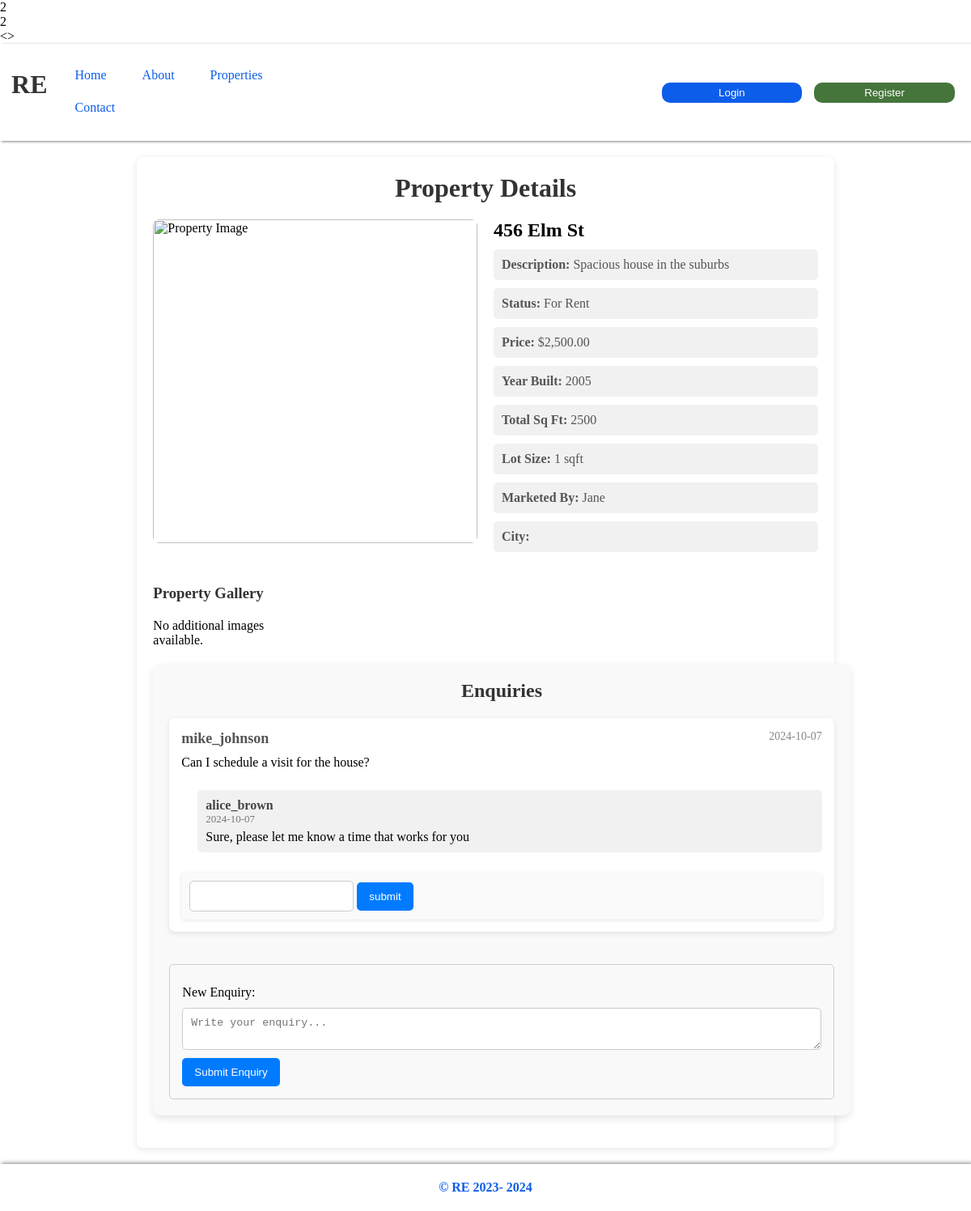
The app's page /property-details?id=2 with its own data.
### tables this page shows
create table property(
    id int auto_increment primary key,
    propertyType int,
    status varchar(20) not null,
    yearBuilt int not null,
    marketedBy int not null,
    description varchar(255) not null,
    price float not null,
    totalSqFt float not null,
    lotSizeUnit varchar(20) not null,
    lotSize float not null,
    cityId int,
    address varchar(50) not null,
    foreign key (marketedBy) references user(id) on delete cascade,
    foreign key (cityId) references city(id) on delete set null,
    createdAt datetime default current_timestamp
);

create table user(
    id int auto_increment primary key,
    firstName varchar(50) not null,
    lastName varchar(50) not null,
    email varchar(100) not null,
    username varchar(50) not null,
    password varchar(255) not null,
    roleId int,
    avatar varchar(255) not null,
    foreign key (roleId) references role(id) on delete set null,
    createdAt datetime default current_timestamp

);

create table enquiry(
    id int auto_increment primary key,
    enquiry varchar(255) not null,
    createdBy int not null,
    enquiryFor int not null,
    createdAt datetime default current_timestamp,
    foreign key (enquiryFor) references property(id) on delete cascade,
    foreign key (createdBy) references user(id) on delete cascade
);

create table comment (
    id int auto_increment primary key,
    comment varchar(255) not null,
    createdBy int not null,
    commentFor int not null,
    createdAt datetime default current_timestamp,
    foreign key (commentFor) references enquiry(id) on delete cascade,
    foreign key (createdBy) references user(id) on delete cascade
);

### public/property-details.php (the view, shortened to what the rows shown need)
<?php require_once __DIR__ . "/../constants.php";
require_once __DIR__ . "/../src/models/Property.php";
?>
<!DOCTYPE html>
<html lang="en">
<head>
    <link href="<?php echo URL . 'public/css/index.css'; ?>" rel="stylesheet" type="text/css" />
    <link href="<?php echo URL . 'public/css/property-details.css'; ?>" rel="stylesheet" type="text/css" />
</head>
    <?php include __DIR__ . "/../components/header.php"; ?>
    <div class="container">
        <h1>Property Details</h1>
        <?php if ($property instanceof Property): ?>
            <div class="property-detail">
                <div class="property-image">
                    <img src="<?php echo $property->getPropertyPhotos() != null ? URL . $property->getPropertyPhotos()[0]->getUrl() : ''; ?>"
                        alt="Property Image" />
                </div>
                <div class="property-info">
                    <h2><?php echo $property->getAddress(); ?></h2>
                    <p><strong>Description:</strong> <?php echo $property->getDescription(); ?></p>
                    <p><strong>Status:</strong> <?php echo $property->getStatus(); ?></p>
                    <p><strong>Price:</strong> $<?php echo number_format($property->getPrice(), 2); ?></p>
                    <p><strong>Year Built:</strong> <?php echo $property->getYearBuilt(); ?></p>
                    <p><strong>Total Sq Ft:</strong> <?php echo $property->getTotalSqFt(); ?></p>
                    <p><strong>Lot Size:</strong>
                        <?php echo $property->getLotSize() . ' ' . $property->getLotSizeUnit(); ?>
                    </p>
                    <p><strong>Marketed By:</strong> <?php echo $property->getMarketedBy()->getFirstName(); ?></p>
                    <p><strong>City:</strong> <?php echo $property->getCity()->getName(); ?></p>
                </div>
            </div>
            <div class="gallery">
                <h3>Property Gallery</h3>
                <div class="gallery-grid">
                    <?php if ($property->getPropertyPhotos() != null): ?>
                        <?php foreach ($property->getPropertyPhotos() as $photo): ?>
                            <div class="gallery-item">
                                <img src="<?php echo URL . $photo->getUrl(); ?>" alt="Gallery Image" />
                            </div>
                        <?php endforeach; ?>
                    <?php else: ?>
                        <p>No additional images available.</p>
                    <?php endif; ?>
                </div>
            </div>
            <div class="enquiries">
                <h3> Enquiries</h3>
                <?php
                if ($property->getEnquiries() != null) {
                    foreach ($property->getEnquiries() as $enquiry) {
                        if ($enquiry instanceof Enquiry) {
                            ?>
                            <div class="enquiries-boxes">
                                <div class="enquiry-box">
                                    <div class="enquiry">
                                        <div>
                                            <h4>
                                <?php echo $enquiry->getCreatedBy()->getUsername(); ?>
                            </h4>
                            <p>
                                <?php echo date('Y-m-d'); ?>
                            </p>
                        </div>
                        <div>
                            <div>
                                <?php
                                    echo $enquiry->getEnquiry();
                                ?>
                            </div>
                        </div>
                        <div class="comments">
                            <?php
                            if ($enquiry->getComments() != null) {
                                foreach ($enquiry->getComments() as $comment) {
                                    if ($comment instanceof Comment) {
                                        ?>
                            <div class="comment">
                                <div>
                                    <h4>
                                        <?php
                                        echo $comment->getCreatedBy()->getUsername();
                                        ?>
                                    </h4>
                                    <p>
                                        <?php echo date('Y-m-d'); ?>
                                    </p>
                                </div>
                                <div>
                                    <?php
                                    echo $comment->getComment();
                                    ?>
                                </div>
                            </div>
                            <?php
                                    }
                                }
                            }
                            ?>
                        </div>
                        <div class="commentBox">
                            <form class="commentBoxForm" action="" method="post">
                                <div class="commentInputContainer">
                                    <input type="text" name="comment" />
                                    <button name="submit">submit</button>
                                </div>
                            </form>
                        </div>
                    </div>
                </div>
                <?php
                        }
                    }
                }
                ?>
                <div class="enquiryInputBox">
                    <form class="enquiryForm" method="post">
                        <div action="" method="post">
                            <label for="enquiry" style="display:block;padding:10px 0;">New Enquiry:</label>
                            <textarea id="enquiry" name="enquiryString" placeholder="Write your enquiry..."
                                required></textarea>
                        </div>
                        <div style="margin-top:10px;">
                            <button type="submit" name="enquiry">Submit Enquiry</button>
                        </div>
                    </form>
                </div>
            </div>
        </div>
        <?php else: ?>
        <p>Property not found.</p>
        <?php endif; ?>
    </div>
</body>
</html>

### records on screen
property: address "456 Elm St", description "Spacious house in the suburbs", status "For Rent", price "2,500.00", yearBuilt "2005", totalSqFt "2500", lotSize "1", lotSizeUnit "sqft"
user: firstName "Jane"
enquiry: createdBy.username "mike_johnson", enquiry "Can I schedule a visit for the house?"
comment: createdBy.username "alice_brown", comment "Sure, please let me know a time that works for you"

### other values on screen
$msg "2"
